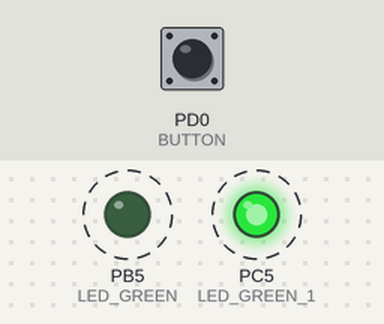
Simulated run of this program. Board: ATmega328P, built with avr-gcc and emulated at 16 MHz. Parts: output pins drawn as LEDs (lit = HIGH). Dashed ring = blinking. The test bench sets the inputs (shaded band); at power-on: PD0 (BUTTON) HIGH.

Above: at 1.12 s.
1.6 s: PD0 (BUTTON) pulled LOW for 3.2 s
At 1.6 s:
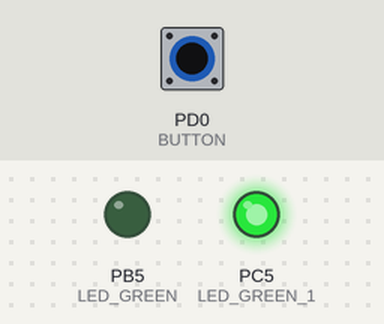
Timing chart, 0 to 12.3 s (numbered marks = the images above; inputs shaded):
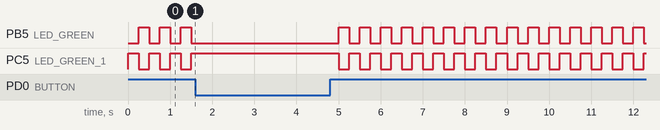

The program:

main.c
```c
/*
 * two_leds.c
 *
 * Created: 30.09.2020 9:24:56
 * Author : krystof
 */

/***********************************************************************
 *
 * Alternately toggle two LEDs when a push button is pressed.
 * ATmega328P (Arduino Uno), 16 MHz, AVR 8-bit Toolchain 3.6.2
 *
 * Copyright (c) 2018-2020 Tomas Fryza
 * Dept. of Radio Electronics, Brno University of Technology, Czechia
 * This work is licensed under the terms of the MIT license.
 *
 **********************************************************************/

/* Defines -----------------------------------------------------------*/
#define LED_GREEN   PB5     // AVR pin where green LED is connected
#define LED_GREEN_1	PC5
#define BUTTON		PD0
#define BLINK_DELAY 250
#ifndef F_CPU
#define F_CPU 16000000      // CPU frequency in Hz required for delay
#endif

/* Includes ----------------------------------------------------------*/
#include <util/delay.h>     // Functions for busy-wait delay loops
#include <avr/io.h>         // AVR device-specific IO definitions

/* Functions ---------------------------------------------------------*/
/**
 * Main function where the program execution begins. Toggle two LEDs
 * when a push button is pressed.
 */
int main(void)
{
	/* GREEN LED */
	// Set pin as output in Data Direction Register...
	DDRB = DDRB | (1<<LED_GREEN);
	// ...and turn LED off in Data Register
	PORTB = PORTB & ~(1<<LED_GREEN); //active when set to 1

	/* second LED */
	// WRITE YOUR CODE HERE

	DDRC = DDRC | (1<<LED_GREEN_1);

	PORTC = PORTC | (1<<LED_GREEN_1); //active when set to 0

	DDRD = DDRD & ~(1<<BUTTON); //set input
	PORTD = PORTD | (1<<BUTTON);//enable internal pull-up
	// Infinite loop
	while (1)
	{
		// Pause several milliseconds
		_delay_ms(BLINK_DELAY);

		// WRITE YOUR CODE HERE
		if(bit_is_set(PIND, BUTTON))
		{
			PORTB = PORTB ^ (1<<LED_GREEN);
			PORTC = PORTC ^ (1<<LED_GREEN_1);
		}
	}

    // Will never reach this
    return 0;
}
```
